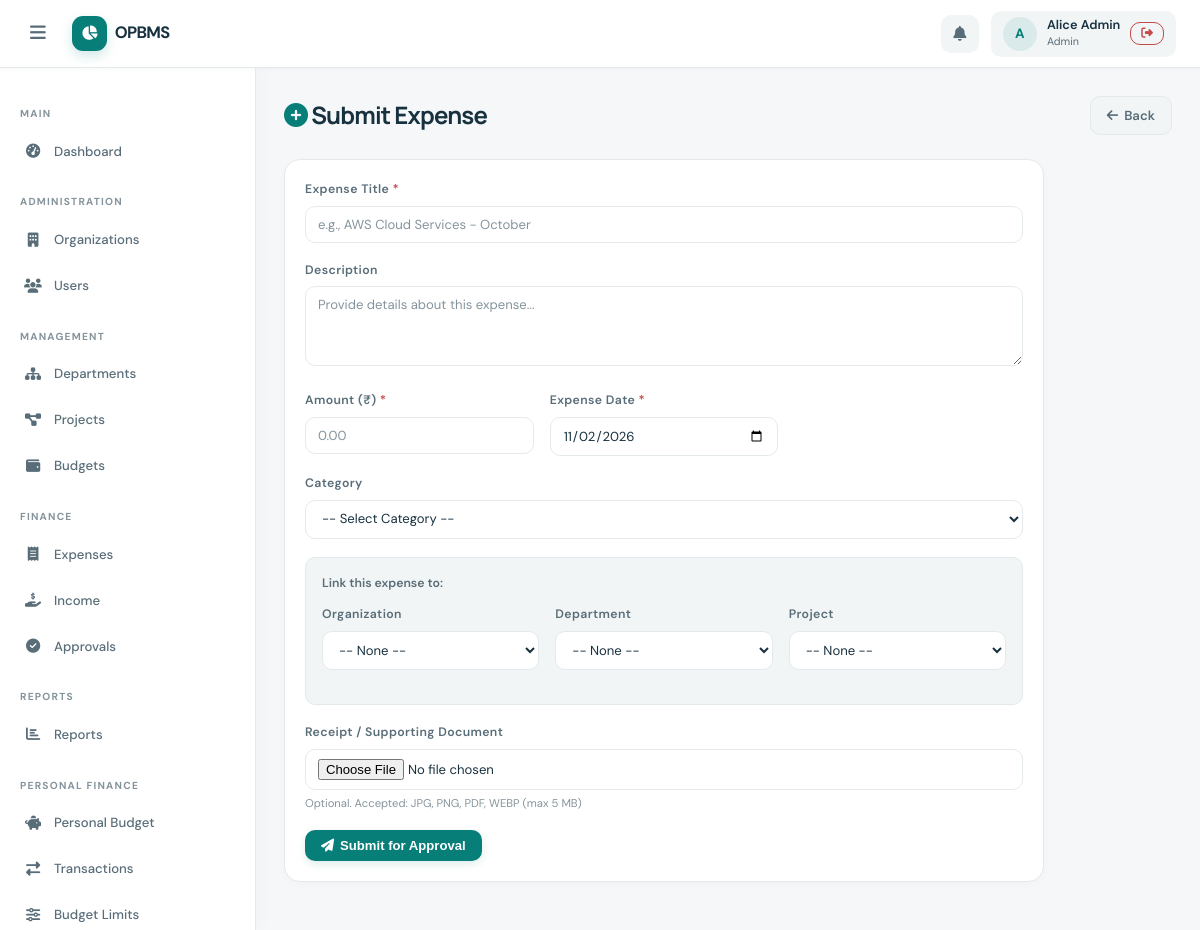
The app's page /expenses/create.php (signed in) with its own data.
### tables this page shows
CREATE TABLE IF NOT EXISTS users (
    id            INT UNSIGNED AUTO_INCREMENT PRIMARY KEY,
    name          VARCHAR(120)  NOT NULL,
    email         VARCHAR(180)  NOT NULL UNIQUE,
    password_hash VARCHAR(255)  NOT NULL,
    role          ENUM('admin','dept_manager','project_manager','employee','personal') NOT NULL DEFAULT 'employee',
    is_active     TINYINT(1)   NOT NULL DEFAULT 1,
    created_at    TIMESTAMP    NOT NULL DEFAULT CURRENT_TIMESTAMP,
    updated_at    TIMESTAMP    NOT NULL DEFAULT CURRENT_TIMESTAMP ON UPDATE CURRENT_TIMESTAMP,
    INDEX idx_users_role (role),
    INDEX idx_users_email (email)
);

### includes/auth.php (called while the page is built, shortened)
<?php
function getCurrentUser(): ?array {
    static $user = null;
    if ($user === null) {
        $pdo  = getDB();
        $stmt = $pdo->prepare("SELECT id, name, email, role, is_active FROM users WHERE id = ?");
        $stmt->execute([$_SESSION['user_id']]);
        $user = $stmt->fetch() ?: null;
    }
    return $user;
}

### includes/functions.php (called while the page is built, shortened)
<?php
function e(string $s): string {
    return htmlspecialchars($s, ENT_QUOTES | ENT_HTML5, 'UTF-8');
}
function sanitizeInt(mixed $val): int {
    return max(0, (int) filter_var($val, FILTER_SANITIZE_NUMBER_INT));
}

### expenses/create.php (the view, shortened to what this page needs)
<?php
require_once __DIR__ . '/../includes/auth.php';
require_once __DIR__ . '/../includes/functions.php';
$data = [
    'title'       => '',
    'description' => '',
    'amount'      => '',
    'category_id' => sanitizeInt($_GET['cat_id'] ?? 0),
    'expense_date' => date('Y-m-d'),
    'organization_id' => '',
    'department_id' => '',
    'project_id'  => sanitizeInt($_GET['project_id'] ?? 0),
];
require_once __DIR__ . '/../includes/header.php';
require_once __DIR__ . '/../includes/sidebar.php';
?>
<main class="main-content">
  <div class="page-header">
    <div><h1 class="page-title"><i class="fa fa-plus-circle" style="color:var(--color-primary)"></i> Submit Expense</h1></div>
    <a href="<?= BASE_URL ?>/expenses/index.php" class="btn btn-secondary"><i class="fa fa-arrow-left"></i> Back</a>
  </div>
  <div class="card" style="max-width:760px;">
    <div class="card-body">
      <form method="POST" enctype="multipart/form-data">
        <div class="form-group">
          <label class="required">Expense Title</label>
          <input type="text" name="title" value="<?= e($data['title']) ?>" required placeholder="e.g., AWS Cloud Services - October">
        </div>
        <div class="form-group">
          <label>Description</label>
          <textarea name="description" placeholder="Provide details about this expense..."><?= e($data['description']) ?></textarea>
        </div>
        <div class="form-row">
          <div class="form-group">
            <label class="required">Amount (₹)</label>
            <input type="number" name="amount" value="<?= e($data['amount']) ?>" min="0.01" step="0.01" required placeholder="0.00">
          </div>
          <div class="form-group">
            <label class="required">Expense Date</label>
            <input type="date" name="expense_date" value="<?= e($data['expense_date']) ?>" max="<?= date('Y-m-d') ?>" required>
          </div>
        </div>
        <div class="form-group">
          <label>Category</label>
          <select name="category_id">
            <option value="">-- Select Category --</option>
          </select>
        </div>
        <div style="background:var(--color-bg-3);border:1px solid var(--color-border);border-radius:var(--radius);padding:16px;margin-bottom:18px;">
          <p style="font-size:0.82rem;font-weight:600;color:var(--color-text-2);margin-bottom:12px;">Link this expense to:</p>
          <div class="form-row">
            <?php if ($role !== 'employee'): ?>
            <div class="form-group">
              <label>Organization</label>
              <select name="organization_id">
                <option value="">-- None --</option>
              </select>
            </div>
            <div class="form-group">
              <label>Department</label>
              <select name="department_id">
                <option value="">-- None --</option>
              </select>
            </div>
            <?php endif; ?>
            <div class="form-group">
              <label>Project</label>
              <select name="project_id">
                <option value="">-- None --</option>
              </select>
            </div>
          </div>
        </div>
        <div class="form-group">
          <label>Receipt / Supporting Document</label>
          <input type="file" name="receipt" accept=".jpg,.jpeg,.png,.pdf,.webp">
          <p class="form-hint">Optional. Accepted: JPG, PNG, PDF, WEBP (max 5 MB)</p>
        </div>
        <button type="submit" class="btn btn-primary"><i class="fa fa-paper-plane"></i> Submit for Approval</button>
      </form>
    </div>
  </div>
</main>
<?php require_once __DIR__ . '/../includes/footer.php'; ?>

### includes/header.php (shortened to what this page needs)
<?php
require_once __DIR__ . '/../includes/functions.php';
$currentUser = getCurrentUser();
?>
<!DOCTYPE html>
<html lang="en">
<head>
<link rel="stylesheet" href="<?= BASE_URL ?>/assets/css/style.css">
<link rel="stylesheet" href="https://cdnjs.cloudflare.com/ajax/libs/font-awesome/6.5.0/css/all.min.css">
</head>
<body>
<div class="app-wrapper">
<header class="topbar">
  <button class="sidebar-toggle" id="sidebarToggle" aria-label="Toggle Sidebar" aria-controls="sidebar" aria-expanded="false">
    <i class="fa fa-bars"></i>
  </button>
  <a class="topbar-brand" href="<?= BASE_URL ?>/">
    <span class="brand-mark"><i class="fa-solid fa-chart-pie"></i></span>
    <span>OPBMS</span>
  </a>
  <nav class="topbar-right">
    <?php
    $currentRole = $currentUser['role'] ?? '';
    $activityUrl = $currentRole === 'personal'
        ? BASE_URL . '/personal/transactions.php'
        : (in_array($currentRole, ['admin', 'dept_manager', 'project_manager'], true)
            ? BASE_URL . '/approvals/index.php'
            : BASE_URL . '/expenses/index.php');
    ?>
    <a href="<?= $activityUrl ?>" class="topbar-icon-btn" title="<?= in_array($currentRole, ['admin', 'dept_manager', 'project_manager'], true) ? 'Review approvals' : 'View activity' ?>" aria-label="<?= in_array($currentRole, ['admin', 'dept_manager', 'project_manager'], true) ? 'Review approvals' : 'View activity' ?>">
      <i class="fa fa-bell"></i>
    </a>
    <?php if ($currentUser): ?>
    <div class="topbar-user">
      <div class="user-avatar"><?= strtoupper(substr($currentUser['name'], 0, 1)) ?></div>
      <div class="user-meta">
        <span class="user-name"><?= e($currentUser['name']) ?></span>
        <span class="user-role"><?= e(ucwords(str_replace('_', ' ', $currentUser['role']))) ?></span>
      </div>
      <a href="<?= BASE_URL ?>/auth/logout.php" class="btn btn-sm btn-outline-danger" title="Logout">
        <i class="fa fa-sign-out-alt"></i>
      </a>
    </div>
    <?php endif; ?>
  </nav>
</header>

### records on screen
users: name "A", name "Alice Admin", role "Admin"

### other values on screen
$label "Dashboard Organizations Users Departments Projects Budgets Expenses Income Approvals Reports Personal Budget Transactions Budget Limits"
